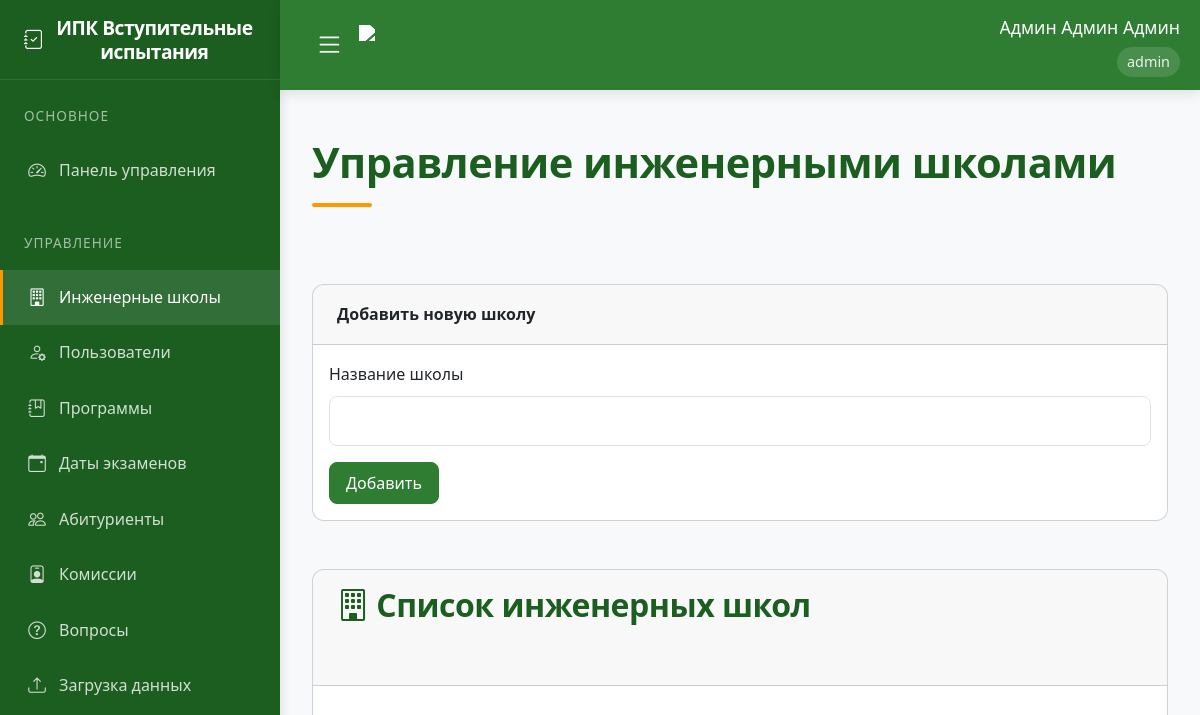
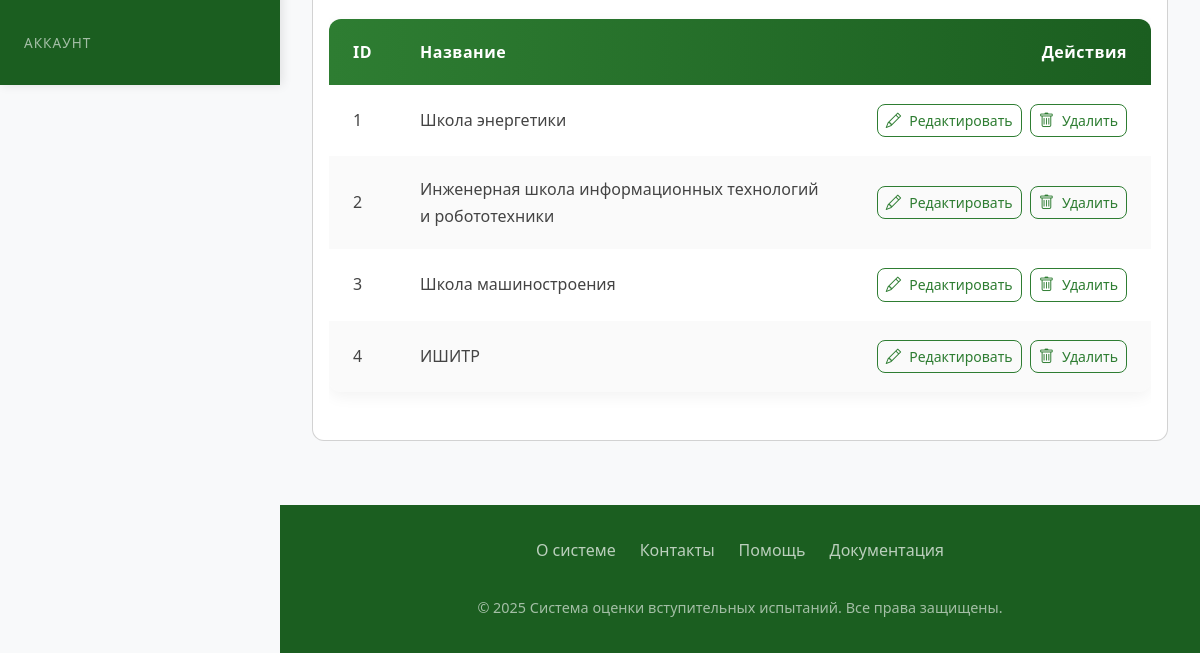
/engineering_schools (signed in), run on an earlier commit of the app's database (2 pictures, top to bottom).
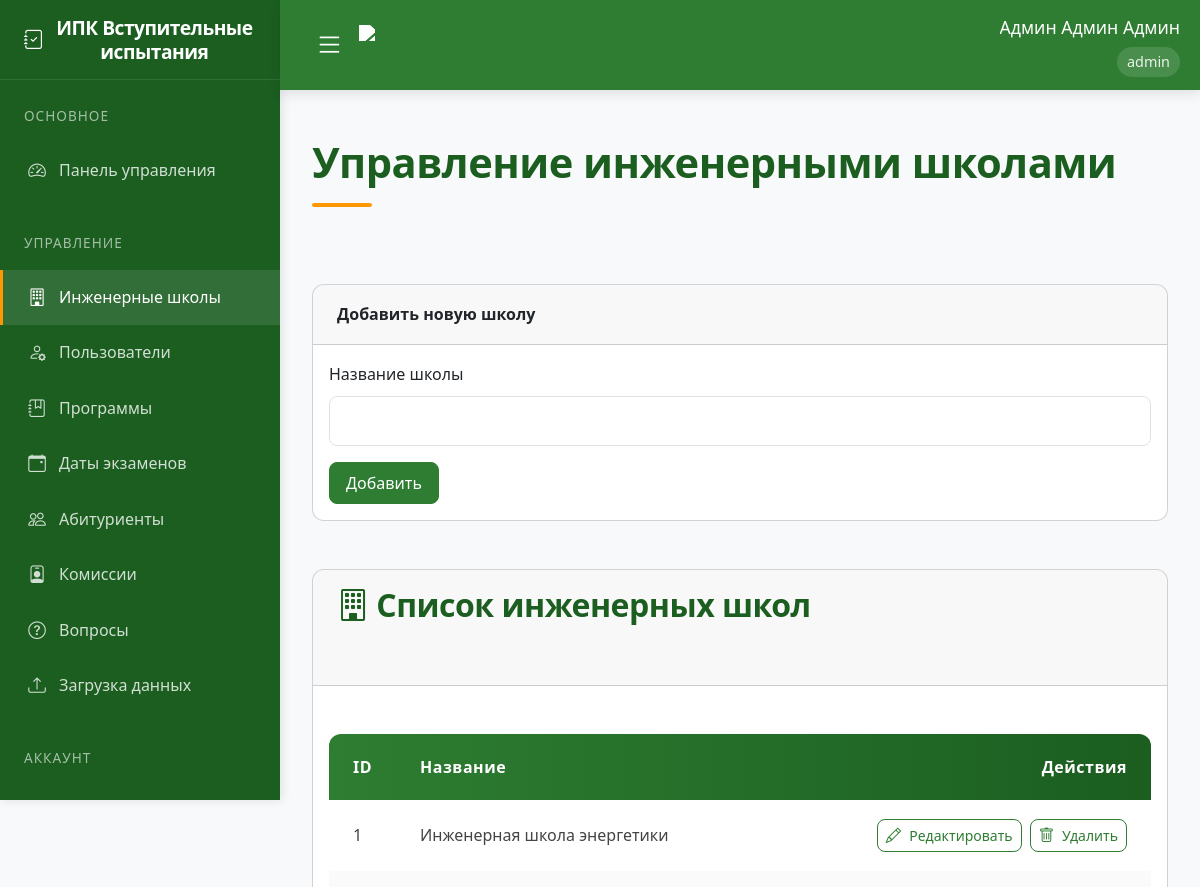
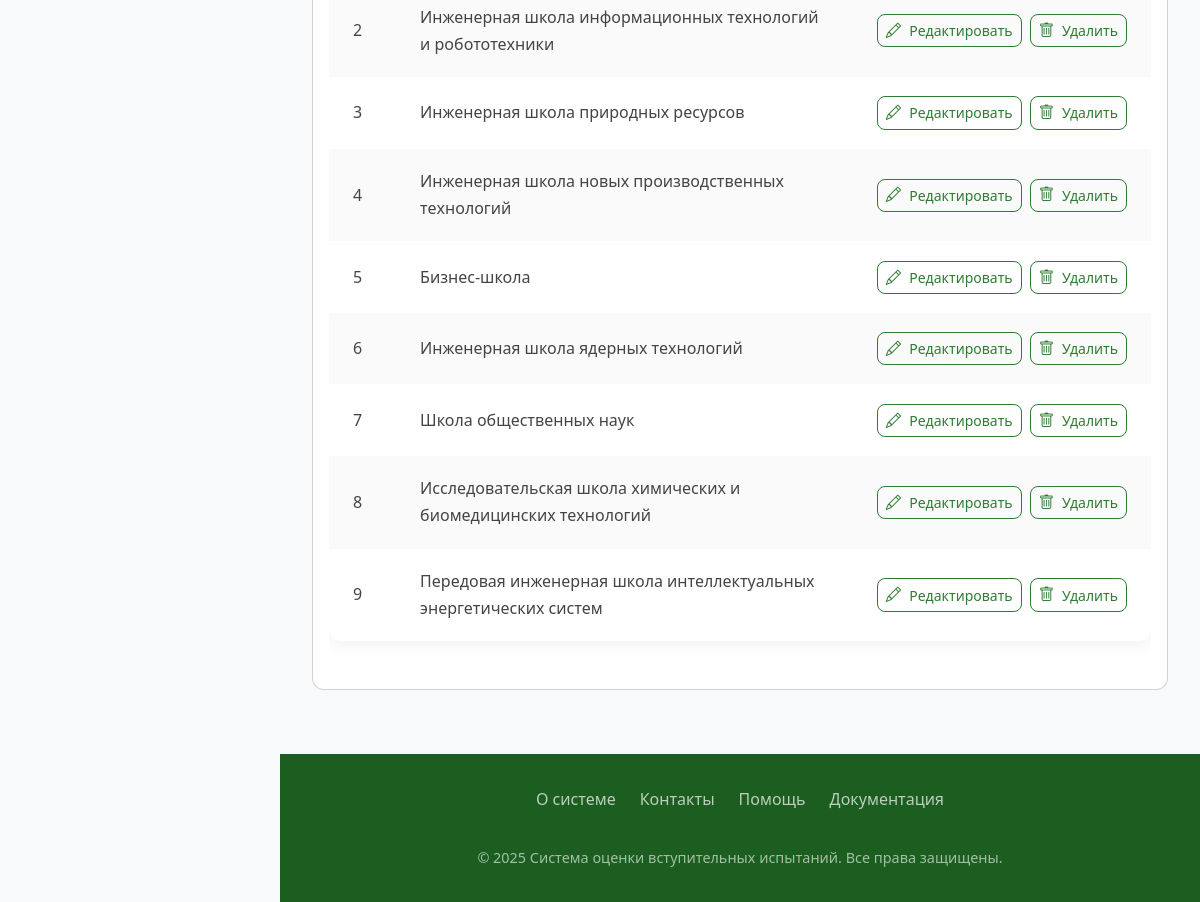
And on a later commit of the database (2 pictures, top to bottom).
### app/models.py (models this page shows)
class User(UserMixin, db.Model):
    id = db.Column(db.Integer, primary_key=True)
    username = db.Column(db.String(80), unique=True, nullable=False)
    password = db.Column(db.String(120), nullable=False)
    full_name = db.Column(db.String(100), nullable=False)
    position = db.Column(db.String(100), nullable=False)
    role = db.Column(db.String(20), nullable=False)  # 'admin', 'secretary', 'commission'
    school_id = db.Column(db.Integer, db.ForeignKey('engineering_school.id'))
    engineering_school = db.relationship('EngineeringSchool', backref='users')
    commission_members = db.relationship('CommissionMember', back_populates='user', cascade='all, delete-orphan')
    standard_commissions = db.relationship('StandardCommission', back_populates='user', cascade='all, delete-orphan')

class EngineeringSchool(db.Model):
    id = db.Column(db.Integer, primary_key=True)
    name = db.Column(db.String(100), nullable=False, unique=True)
    programs = db.relationship('Program', backref='school', lazy=True)

### app/routes.py (the view)
@routes.route('/engineering_schools', methods=['GET', 'POST'])
@login_required
def engineering_schools():
    if current_user.role != 'admin':
        abort(403)
    form = EngineeringSchoolForm()
    if form.validate_on_submit():
        school = EngineeringSchool(name=form.name.data)
        db.session.add(school)
        db.session.commit()
        flash('Инженерная школа добавлена')
        return redirect(url_for('routes.engineering_schools'))
    schools = EngineeringSchool.query.all()
    return render_template('engineering_schools.html', form=form, schools=schools)

### app/forms.py
class EngineeringSchoolForm(FlaskForm):
    name = StringField('Название школы', validators=[DataRequired(), Length(min=2, max=100)])
    submit = SubmitField('Добавить')

### app/templates/engineering_schools.html (shortened to what this page needs)
{% extends "base.html" %}
{% block content %}
<div class="spacer-lg">
    <div class="d-flex justify-content-between align-items-center mb-5">
        <h1>Управление инженерными школами</h1>
    </div>
    <div class="card mb-5">
        <div class="card-header">Добавить новую школу</div>
        <div class="card-body">
            <form method="POST" action="{{ url_for('routes.engineering_schools') }}">
                <div class="mb-3">
                    <label for="name" class="form-label">Название школы</label>
                    {{ form.name(class="form-control") }}
                </div>
                <button type="submit" class="btn btn-primary-elegant">Добавить</button>
            </form>
        </div>
    </div>
    <div class="card">
        <div class="card-header">
            <h2><i class="bi bi-building"></i> Список инженерных школ</h2>
        </div>
        <div class="card-body">
            {% if schools %}
            <div class="table-responsive">
                <table class="elegant-table">
                    <thead>
                        <tr>
                            <th>ID</th>
                            <th>Название</th>
                            <th class="text-end">Действия</th>
                        </tr>
                    </thead>
                    <tbody>
                        {% for school in schools %}
                        <tr>
                            <td>{{ school.id }}</td>
                            <td>{{ school.name }}</td>
                            <td class="text-end">
                                <div class="d-flex justify-content-end gap-2">
                                    <a href="{{ url_for('routes.edit_engineering_school', school_id=school.id) }}"
                                       class="btn btn-outline-elegant btn-sm">
                                        <i class="bi bi-pencil"></i> Редактировать
                                    </a>
                                    <form action="{{ url_for('routes.delete_school', school_id=school.id) }}" method="POST">
                                        <button type="submit" class="btn btn-outline-elegant btn-sm"
                                                onclick="return confirm('Вы уверены?')">
                                            <i class="bi bi-trash"></i> Удалить
                                        </button>
                                    </form>
                                </div>
                            </td>
                        </tr>
                        {% endfor %}
                    </tbody>
                </table>
            </div>
            {% else %}
            <div class="alert alert-light text-center">
                <i class="bi bi-info-circle"></i> Нет инженерных школ
            </div>
            {% endif %}
        </div>
    </div>
</div>
{% endblock %}

### app/templates/base.html (shortened to what this page needs)
<!DOCTYPE html>
<html lang="ru">
<head>
    <link href="https://cdn.jsdelivr.net/npm/bootstrap@5.3.0/dist/css/bootstrap.min.css" rel="stylesheet">
    <link rel="stylesheet" href="https://cdn.jsdelivr.net/npm/bootstrap-icons@1.10.0/font/bootstrap-icons.css">
    <link rel="stylesheet" href="{{ url_for('static', filename='style.css') }}">
</head>
<body>
    <aside class="sidebar">
        <div class="sidebar-header">
            <h3 class="sidebar-title">
                <i class="bi bi-journal-check"></i>
                <span>ИПК Вступительные испытания</span>
            </h3>
        </div>
        <nav class="sidebar-menu">
            {% if current_user.is_authenticated %}
                <div class="menu-section">
                    <div class="menu-section-title">Основное</div>
                    {% if current_user.role == 'admin' %}
                        <a href="{{ url_for('routes.admin_dashboard') }}" class="menu-item {% if request.endpoint == 'routes.admin_dashboard' %}active{% endif %}">
                            <i class="bi bi-speedometer2"></i>
                            <span>Панель управления</span>
                        </a>
                    {% elif current_user.role == 'secretary' %}
                        <a href="{{ url_for('routes.secretary_dashboard') }}" class="menu-item {% if request.endpoint == 'routes.secretary_dashboard' %}active{% endif %}">
                            <i class="bi bi-speedometer2"></i>
                            <span>Панель секретаря</span>
                        </a>
                    {% elif current_user.role == 'teacher' %}
                        <a href="{{ url_for('routes.teacher_dashboard') }}" class="menu-item {% if request.endpoint == 'routes.teacher_dashboard' %}active{% endif %}">
                            <i class="bi bi-speedometer2"></i>
                            <span>Панель преподавателя</span>
                        </a>
                    {% elif current_user.role == 'student' %}
                        <a href="{{ url_for('routes.student_dashboard') }}" class="menu-item {% if request.endpoint == 'routes.student_dashboard' %}active{% endif %}">
                            <i class="bi bi-speedometer2"></i>
                            <span>Мои тесты</span>
                        </a>
                    {% endif %}
                </div>
                {% if current_user.role in ['admin', 'secretary'] %}
                <div class="menu-section">
                    <div class="menu-section-title">Управление</div>
                    {% if current_user.role == 'admin' %}
                        <a href="{{ url_for('routes.engineering_schools') }}" class="menu-item {% if request.endpoint == 'routes.engineering_schools' %}active{% endif %}">
                            <i class="bi bi-building"></i>
                            <span>Инженерные школы</span>
                        </a>
                        <a href="{{ url_for('routes.users') }}" class="menu-item {% if request.endpoint == 'routes.users' %}active{% endif %}">
                            <i class="bi bi-person-gear"></i>
                            <span>Пользователи</span>
                        </a>
                    {% endif %}
                    <a href="{{ url_for('routes.programs') }}" class="menu-item {% if request.endpoint == 'routes.programs' %}active{% endif %}">
                        <i class="bi bi-journal-bookmark"></i>
                        <span>Программы</span>
                    </a>
                    <a href="{{ url_for('routes.exam_dates') }}" class="menu-item {% if request.endpoint == 'routes.exam_dates' %}active{% endif %}">
                        <i class="bi bi-calendar-event"></i>
                        <span>Даты экзаменов</span>
                    </a>
                    <a href="{{ url_for('routes.applicants') }}" class="menu-item {% if request.endpoint == 'routes.applicants' %}active{% endif %}">
                        <i class="bi bi-people"></i>
                        <span>Абитуриенты</span>
                    </a>
                    <a href="{{ url_for('routes.standard_commission') }}" class="menu-item {% if request.endpoint == 'routes.standard_commission' %}active{% endif %}">
                        <i class="bi bi-person-badge"></i>
                        <span>Комиссии</span>
                    </a>
                    <a href="{{ url_for('routes.questions') }}" class="menu-item {% if request.endpoint == 'routes.questions' %}active{% endif %}">
                        <i class="bi bi-question-circle"></i>
                        <span>Вопросы</span>
                    </a>
                    <a href="{{ url_for('routes.upload_schedule') }}" class="menu-item {% if request.endpoint == 'routes.upload_schedule' %}active{% endif %}">
                        <i class="bi bi-upload"></i>
                        <span>Загрузка данных</span>
                    </a>
                </div>
                {% endif %}
                <div class="menu-section">
                    <div class="menu-section-title">Аккаунт</div>
                    <a href="{{ url_for('routes.logout') }}" class="menu-item">
                        <i class="bi bi-box-arrow-right"></i>
                        <span>Выход</span>
                    </a>
                </div>
            {% endif %}
        </nav>
    </aside>
    <header class="main-header">
        <div class="header-container">
            <div class="header-left">
                {% if current_user.is_authenticated %}
                    <button class="toggle-sidebar-btn">
                        <i class="bi bi-list"></i>
                    </button>
                {% endif %}
                <a href="{{ url_for('routes.home') }}" class="logo">
                    <img src="https://apply.tpu.ru/images/2022/footer-logo-ru.svg"
                        style="height: 40px; filter: brightness(0) invert(1);">
                </a>
            </div>
            <nav class="user-nav">
                {% if current_user.is_authenticated %}
                <div class="user-info">
                    <div class="user-name">{{ current_user.full_name }}</div>
                    <div class="user-role">{{ current_user.role }}</div>
                </div>
                {% else %}
                <a href="{{ url_for('routes.login') }}" class="outline-btn">
                    <i class="bi bi-box-arrow-in-right"></i>
                    <span>Войти</span>
                </a>
                {% endif %}
            </nav>
        </div>
    </header>
    <main class="main-content">
        {% block content %}{% endblock %}
    </main>
    <footer class="main-footer">
        <div class="footer-content">
            <div class="footer-links">
                <a href="#" class="footer-link">О системе</a>
                <a href="#" class="footer-link">Контакты</a>
                <a href="#" class="footer-link">Помощь</a>
                <a href="#" class="footer-link">Документация</a>
            </div>
            <div class="footer-copyright">
                &copy; 2025 Система оценки вступительных испытаний. Все права защищены.
            </div>
        </div>
    </footer>
</body>
</html>

### static/style.css (style rules this page uses)
:root { --primary: #0d6efd; --secondary: #6c757d; --success: #198754; --info: #0dcaf0; --warning: #ffc107; --danger: #dc3545; --light: #f8f9fa; --dark: #212529; }
body { font-family: 'Segoe UI', Tahoma, Geneva, Verdana, sans-serif; background-color: #f8fafc; color: #333; }
header { box-shadow: 0 2px 10px rgba(0, 0, 0, 0.1); z-index: 1030; }
.card { border-radius: 0.75rem; overflow: hidden; transition: transform 0.3s, box-shadow 0.3s; margin-bottom: 1.5rem; }
.card-header { font-weight: 600; padding: 1rem 1.5rem; }
.btn { border-radius: 0.5rem; font-weight: 500; padding: 0.5rem 1rem; transition: all 0.2s; display: inline-flex; align-items: center; gap: 0.5rem; }
.btn i { font-size: 1.1em; }
.btn-sm { padding: 0.25rem 0.5rem; }
.form-control, .form-select { border-radius: 0.5rem; padding: 0.75rem; border: 1px solid #dee2e6; }

What changed in the data, as far as the page shows it:
changed EngineeringSchool id 1: name "Школа энергетики" → "Инженерная школа энергетики"
changed EngineeringSchool id 3: name "Школа машиностроения" → "Инженерная школа природных ресурсов"
changed EngineeringSchool id 4: name "ИШИТР" → "Инженерная школа новых производственных технологий"
added EngineeringSchool: id "5", name "Бизнес-школа"
added EngineeringSchool: id "6", name "Инженерная школа ядерных технологий"
added EngineeringSchool: id "7", name "Школа общественных наук"
added EngineeringSchool: id "8", name "Исследовательская школа химических и биомедицинских технологий"
added EngineeringSchool: id "9", name "Передовая инженерная школа интеллектуальных энергетических систем"
